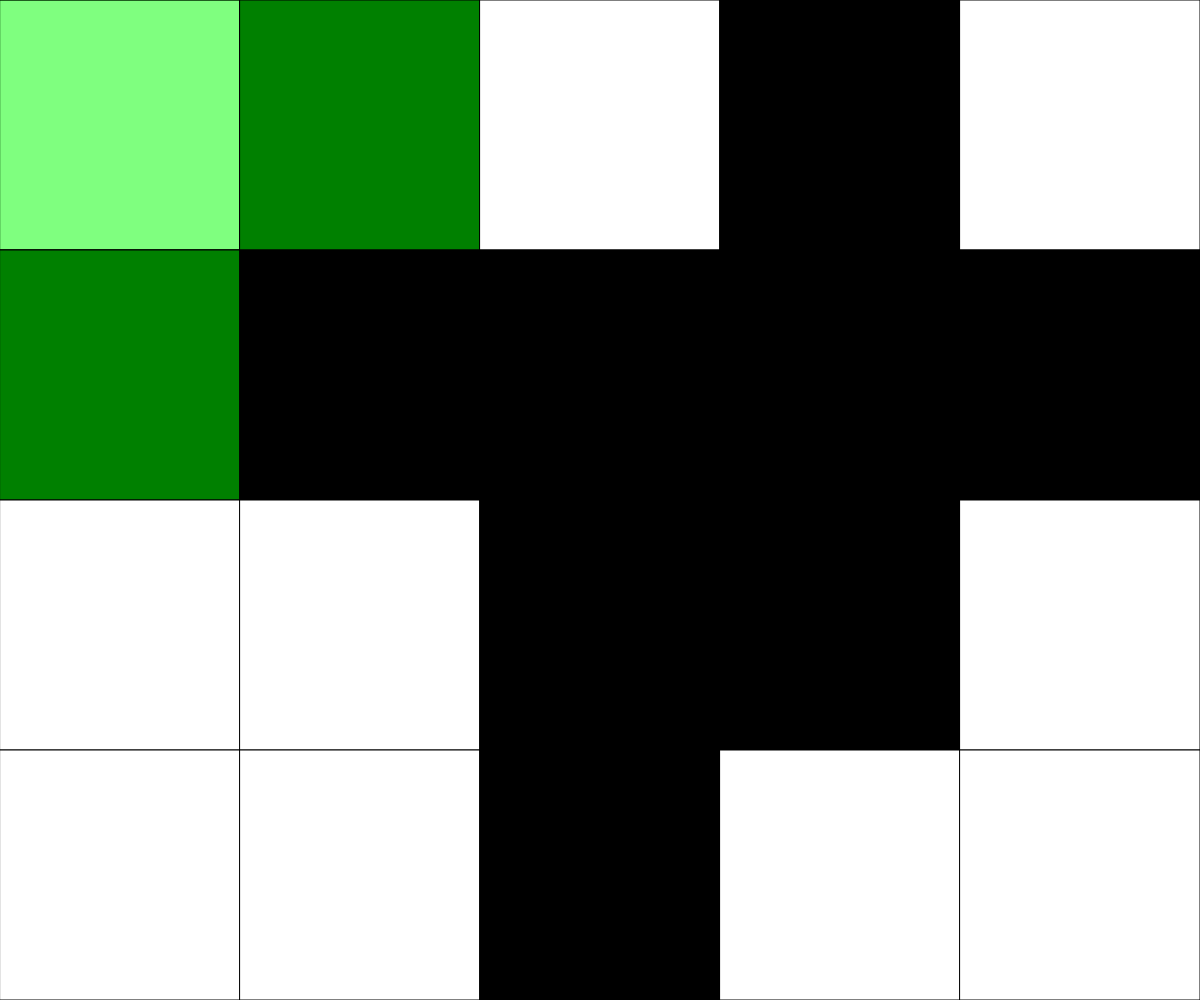
Frame 1 (no input)
Frame 60 (no input): identical to frame 1, image omitted
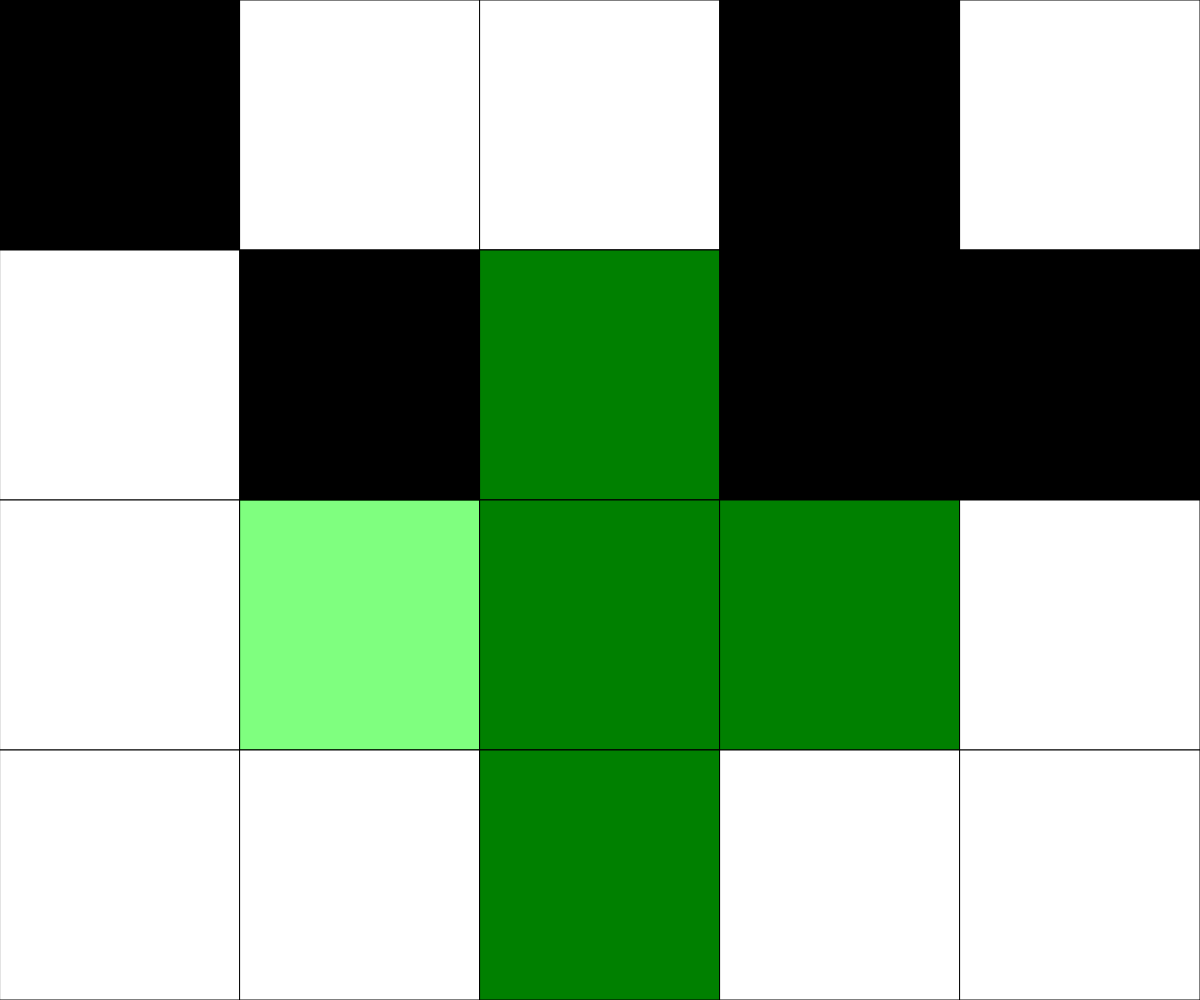
Frame 120 (the mouse pressed at the canvas centre since frame 60)

The p5.js sketch that drew these frames (run headless with seeded random() and noise() and a simulated clock; from frame 60 on, the mouse is pressed at the canvas centre):

// p5.js sketch
// ── sketch.js
// Puzzle Assignment
// Bishal Ghose

// Space = Switch between cross/square
// Shift = Cheat mode

// Sets the important variables
const NUM_ROWS = 4;
const NUM_COLS = 5;
let rectWidth, rectHeight;
let currentRow, currentCol;
let gridData = [[],[],[],[]];
let shapeState = 1;
let direction;
let activeSquares;


function setup() {
  createCanvas(windowWidth, windowHeight);
  colorMode(RGB, 1);  // Changes color mode range to 0-1
  textSize(200);
  textAlign(CENTER, CENTER);

  // Randomly fills the arrays with 0 or 1's
  for (let i = 0; i < NUM_ROWS; i++) {
    for (let x = 0; x < NUM_COLS; x++) {
      gridData[i].push(round(random(0,1)));
    }
  }

  rectWidth = width/NUM_COLS;
  rectHeight = height/NUM_ROWS;
}

function draw() {
  determineActiveSquare();   // Figure out which tile the mouse cursor is over
  drawGrid();
  winChecker();               // Render the current game board to the screen (and the overlay) 
}

// Gets the summed values of the entire array, then if its equal to 0 or 20 the player wins and displays text
function winChecker(){
  let summedValues = 0;
  for (let i of gridData.flat()){
    summedValues += i;
  }

  if (summedValues === 0 || summedValues === 20){
    fill(0,1,0);
    text("You Win!", width/2, height/2);
  }
}

// Flips every item in the gridData array that is also present in the active square array
function mousePressed(){
  for (let i of activeSquares) {
    flip(i[0], i[1]);
  }
}

function flip(col, row){
  // given a column and row for the 2D array, flip its value from 0 to 1 or 1 to 0
  // conditions ensure that the col and row given are valid and exist for the array. If not, no operations take place.
  if (col >= 0 && col < NUM_COLS ){
    if (row >= 0 && row < NUM_ROWS){
      gridData[row][col] = 1 - gridData[row][col];
    }
  }
}

function determineActiveSquare(){
  // An expression to run each frame to determine where the mouse currently is.
  currentRow = int(mouseY / rectHeight);
  currentCol = int(mouseX / rectWidth);


  // Uses switch to determine the activeSquares depending on the shapeState
  switch (shapeState) {
  case 0: // 1 Square state
    activeSquares = [[currentCol, currentRow]];
    break;

  case 1: // Cross state
    activeSquares = [[currentCol, currentRow], [currentCol + 1, currentRow],  [currentCol - 1, currentRow], [currentCol, currentRow + 1], [currentCol, currentRow - 1]];
    break;

  case 2: // Square state
    determineMouseDirection();

    // Determines which way to shape the 2x2 square depending on direction
    if (direction === 45){
      activeSquares = [[currentCol, currentRow], [currentCol + 1, currentRow], [currentCol, currentRow - 1], [currentCol + 1, currentRow - 1]];
    }
    else if (direction === 135){
      activeSquares = [[currentCol, currentRow], [currentCol - 1, currentRow], [currentCol, currentRow - 1], [currentCol - 1, currentRow - 1]];
    }
    else if (direction === 225){ 
      activeSquares = [[currentCol, currentRow], [currentCol - 1, currentRow], [currentCol, currentRow + 1], [currentCol - 1, currentRow + 1]]; 
    }
    else {
      activeSquares = [[currentCol, currentRow], [currentCol + 1, currentRow], [currentCol, currentRow + 1], [currentCol + 1, currentRow + 1]];
    } 
    break;
  }
}

function drawGrid(){
  // Render a grid of squares - fill color set according to data stored in the 2D array
  for (let x = 0; x < NUM_COLS ; x++){
    for (let y = 0; y < NUM_ROWS; y++){
      fill(gridData[y][x]); 
      rect(x*rectWidth, y*rectHeight, rectWidth, rectHeight);

      // Fills every active square with a green overlay
      for (let i of activeSquares){
        if (x === i[0] && y === i[1]){
          fill(0,1, 0, 0.5);
          rect(x*rectWidth, y*rectHeight, rectWidth, rectHeight);
        }
      }
    }
  }
}


// If shift is pressed then shapeState goes to 1 square state)
function keyPressed(){
  if (keyCode === 16){ 
    shapeState = 0;
    return;
  }

  // If space is pressed and shift is not down switches between cross/square state
  if (keyCode === 32 && !keyIsDown(16)) {
    switch (shapeState) {
    case 1: 
      shapeState = 2;
      break;
    case 2:
      shapeState = 1;   
      break;
    }
  }
}

function keyReleased(){
  // If shift is released then shapeState goes to cross state
  if (keyCode === 16) {
    shapeState = 1;
  }
}  



function determineMouseDirection(){
  // Determines the distance of the mouse relative to the center of the current square
  let dx = mouseX - currentCol * rectWidth - rectWidth/2;
  let dy = mouseY - currentRow * rectHeight - rectHeight/2;

  // Using that relative distance, it checks the relative corner the mouse is in and sets the direction
  if (dy <= 0){
    if (dx <= 0){
      direction = 135;
    }
    else {
      direction = 45; 
    }
  }
  else {
    if (dx <= 0){
      direction = 225;
    }
    else {
      direction = 315;
    }
  }
}
